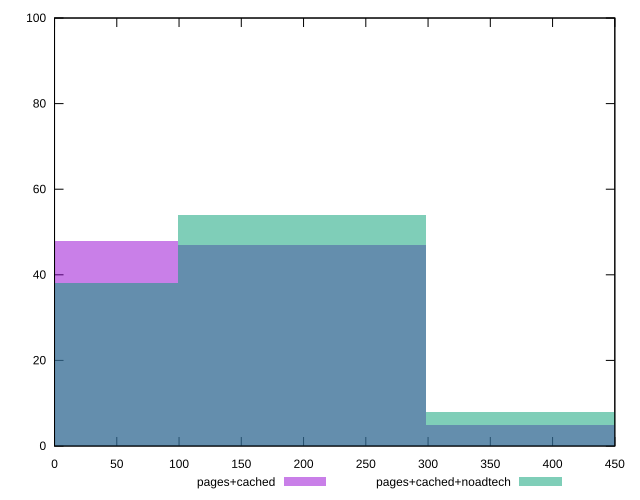

Generate this figure with gnuplot:
reset

$pagesCached <<EOF
198.75404380661132 47
397.50808761322264 5
0 48
EOF

$pagesCachedNoadtech <<EOF
397.50808761322264 8
0 38
198.75404380661132 54
EOF

set key outside below
set boxwidth 198.75404380661132
set xrange [0:450]
set yrange [0:100]
set trange [0:100]
set style fill transparent solid 0.5 noborder
set terminal svg size 640, 500 enhanced background rgb 'white'
set output "report_00019_2021-02-10T18-14-37.922Z//uses-http2/comparison/histogram/1_vs_2.svg"

plot $pagesCached title "pages+cached" with boxes, \
     $pagesCachedNoadtech title "pages+cached+noadtech" with boxes

reset
